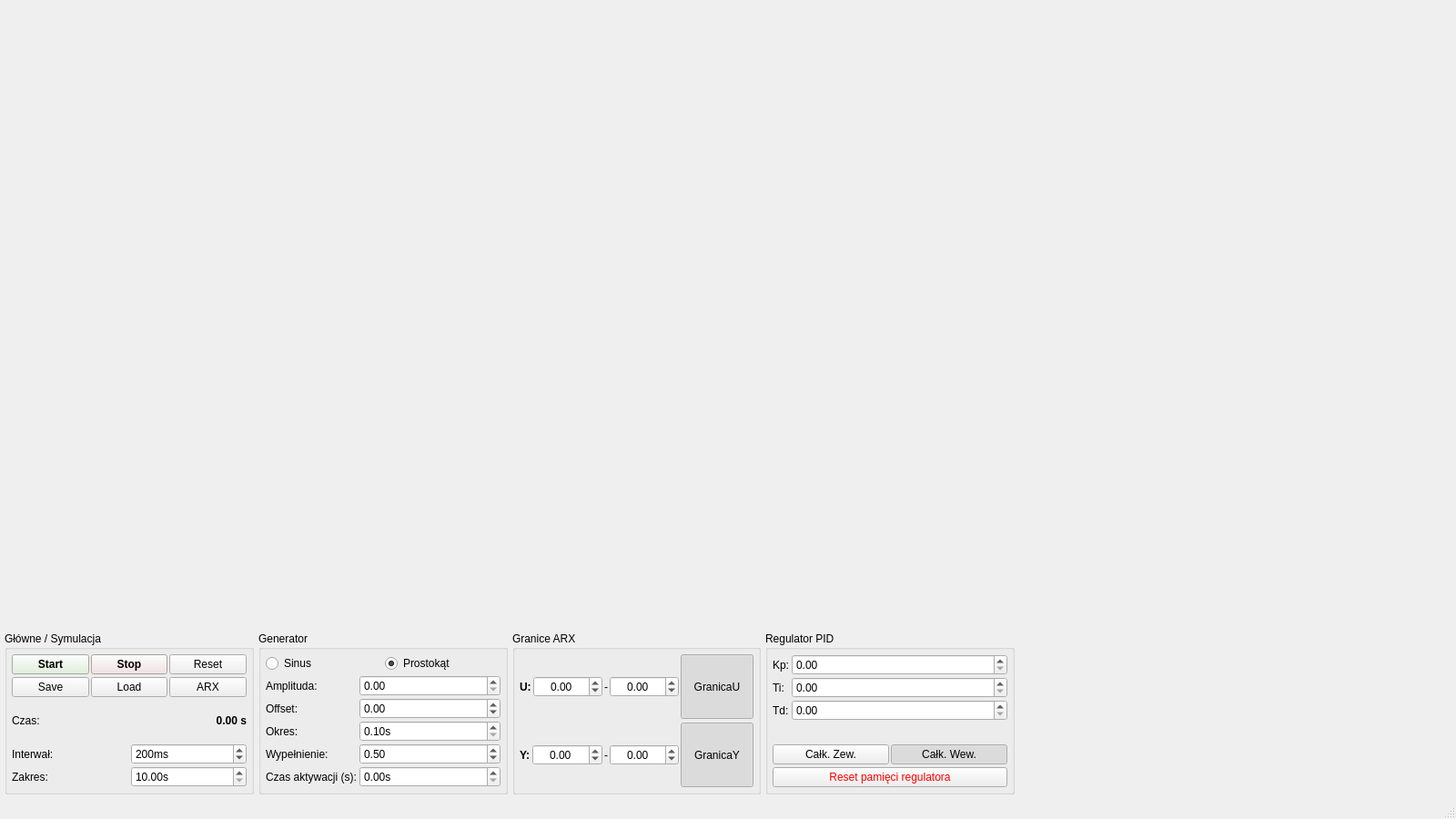
<?xml version="1.0" encoding="UTF-8"?>
<ui version="4.0">
 <class>MainWindow</class>
 <widget class="QMainWindow" name="MainWindow">
  <property name="geometry">
   <rect>
    <x>0</x>
    <y>0</y>
    <width>1600</width>
    <height>900</height>
   </rect>
  </property>
  <property name="windowTitle">
   <string>Symulacja Obiektu - Panel Sterowania</string>
  </property>
  <widget class="QWidget" name="centralwidget">
   <layout class="QHBoxLayout" name="mainHorizontalLayout">
    <property name="spacing">
     <number>5</number>
    </property>
    <property name="leftMargin">
     <number>5</number>
    </property>
    <property name="topMargin">
     <number>5</number>
    </property>
    <property name="rightMargin">
     <number>5</number>
    </property>
    <property name="bottomMargin">
     <number>5</number>
    </property>
    <item>
     <widget class="QWidget" name="leftColumnContainer" native="true">
      <property name="sizePolicy">
       <sizepolicy hsizetype="Expanding" vsizetype="Preferred">
        <horstretch>70</horstretch>
        <verstretch>0</verstretch>
       </sizepolicy>
      </property>
      <layout class="QVBoxLayout" name="leftColumnLayout">
       <property name="spacing">
        <number>5</number>
       </property>
       <property name="margin" stdset="0">
        <number>0</number>
       </property>
       <item>
        <widget class="QCustomPlot" name="plot_WY" native="true">
         <property name="sizePolicy">
          <sizepolicy hsizetype="Preferred" vsizetype="Expanding">
           <horstretch>0</horstretch>
           <verstretch>1</verstretch>
          </sizepolicy>
         </property>
         <property name="minimumSize">
          <size>
           <width>400</width>
           <height>300</height>
          </size>
         </property>
        </widget>
       </item>
       <item>
        <widget class="QWidget" name="controlsContainer" native="true">
         <property name="sizePolicy">
          <sizepolicy hsizetype="Preferred" vsizetype="Maximum">
           <horstretch>0</horstretch>
           <verstretch>0</verstretch>
          </sizepolicy>
         </property>
         <layout class="QHBoxLayout" name="controlsLayout">
          <property name="spacing">
           <number>5</number>
          </property>
          <property name="margin" stdset="0">
           <number>0</number>
          </property>
          <item>
           <widget class="QGroupBox" name="groupSimulation">
            <property name="title">
             <string>Główne / Symulacja</string>
            </property>
            <layout class="QVBoxLayout" name="verticalLayout_Sim">
             <property name="spacing">
              <number>3</number>
             </property>
             <property name="leftMargin">
              <number>5</number>
             </property>
             <property name="topMargin">
              <number>5</number>
             </property>
             <property name="rightMargin">
              <number>5</number>
             </property>
             <property name="bottomMargin">
              <number>5</number>
             </property>
             <item>
              <layout class="QHBoxLayout" name="hbox_sim_buttons">
               <property name="spacing">
                <number>2</number>
               </property>
               <item>
                <widget class="QPushButton" name="SIM_start">
                 <property name="styleSheet">
                  <string>background-color: #dff0d8; font-weight: bold;</string>
                 </property>
                 <property name="text">
                  <string>Start</string>
                 </property>
                </widget>
               </item>
               <item>
                <widget class="QPushButton" name="SIM_stop">
                 <property name="styleSheet">
                  <string>background-color: #f2dede; font-weight: bold;</string>
                 </property>
                 <property name="text">
                  <string>Stop</string>
                 </property>
                </widget>
               </item>
               <item>
                <widget class="QPushButton" name="SIM_reset">
                 <property name="text">
                  <string>Reset</string>
                 </property>
                </widget>
               </item>
              </layout>
             </item>
             <item>
              <layout class="QHBoxLayout" name="hbox_file_ops">
               <property name="spacing">
                <number>2</number>
               </property>
               <item>
                <widget class="QPushButton" name="FILE_SAVE">
                 <property name="text">
                  <string>Save</string>
                 </property>
                </widget>
               </item>
               <item>
                <widget class="QPushButton" name="FILE_LOAD">
                 <property name="text">
                  <string>Load</string>
                 </property>
                </widget>
               </item>
               <item>
                <widget class="QPushButton" name="OPEN_ARX_SIDEPANEL">
                 <property name="text">
                  <string>ARX</string>
                 </property>
                </widget>
               </item>
              </layout>
             </item>
             <item>
              <layout class="QGridLayout" name="grid_sim_params">
               <property name="verticalSpacing">
                <number>2</number>
               </property>
               <item row="0" column="0">
                <widget class="QLabel" name="L_time">
                 <property name="text">
                  <string>Czas:</string>
                 </property>
                </widget>
               </item>
               <item row="0" column="1">
                <widget class="QLabel" name="SIM_TIME">
                 <property name="font">
                  <font>
                   <bold>true</bold>
                  </font>
                 </property>
                 <property name="text">
                  <string>0.00 s</string>
                 </property>
                 <property name="alignment">
                  <set>Qt::AlignRight|Qt::AlignTrailing|Qt::AlignVCenter</set>
                 </property>
                </widget>
               </item>
               <item row="1" column="0">
                <widget class="QLabel" name="L_delay">
                 <property name="text">
                  <string>Interwał:</string>
                 </property>
                </widget>
               </item>
               <item row="1" column="1">
                <widget class="QSpinBox" name="SIM_DELAY">
                 <property name="suffix">
                  <string>ms</string>
                 </property>
                 <property name="minimum">
                  <number>12</number>
                 </property>
                 <property name="maximum">
                  <number>1000</number>
                 </property>
                 <property name="singleStep">
                  <number>10</number>
                 </property>
                 <property name="value">
                  <number>200</number>
                 </property>
                </widget>
               </item>
               <item row="2" column="0">
                <widget class="QLabel" name="L_plot_area">
                 <property name="text">
                  <string>Zakres:</string>
                 </property>
                </widget>
               </item>
               <item row="2" column="1">
                <widget class="QDoubleSpinBox" name="SIM_PLOT_AREA">
                 <property name="suffix">
                  <string>s</string>
                 </property>
                 <property name="minimum">
                  <double>10.000000000000000</double>
                 </property>
                 <property name="maximum">
                  <double>200.000000000000000</double>
                 </property>
                 <property name="value">
                  <double>10.000000000000000</double>
                 </property>
                </widget>
               </item>
              </layout>
             </item>
            </layout>
           </widget>
          </item>
          <item>
           <widget class="QGroupBox" name="groupGenerator">
            <property name="title">
             <string>Generator</string>
            </property>
            <layout class="QVBoxLayout" name="verticalLayout_Gen">
             <property name="spacing">
              <number>3</number>
             </property>
             <property name="leftMargin">
              <number>5</number>
             </property>
             <property name="topMargin">
              <number>5</number>
             </property>
             <property name="rightMargin">
              <number>5</number>
             </property>
             <property name="bottomMargin">
              <number>5</number>
             </property>
             <item>
              <layout class="QHBoxLayout" name="horizontalLayout_GenType">
               <item>
                <widget class="QRadioButton" name="sinusRadiobtn">
                 <property name="text">
                  <string>Sinus</string>
                 </property>
                 <property name="checked">
                  <bool>false</bool>
                 </property>
                </widget>
               </item>
               <item>
                <widget class="QRadioButton" name="rectangleRadioBtn">
                 <property name="text">
                  <string>Prostokąt</string>
                 </property>
                 <property name="checked">
                  <bool>true</bool>
                 </property>
                </widget>
               </item>
              </layout>
             </item>
             <item>
              <layout class="QFormLayout" name="formLayout_Gen">
               <property name="verticalSpacing">
                <number>2</number>
               </property>
               <item row="0" column="0">
                <widget class="QLabel" name="label_3">
                 <property name="text">
                  <string>Amplituda:</string>
                 </property>
                </widget>
               </item>
               <item row="0" column="1">
                <widget class="QDoubleSpinBox" name="amplitude">
                 <property name="maximum">
                  <double>100.000000000000000</double>
                 </property>
                 <property name="singleStep">
                  <double>0.100000000000000</double>
                 </property>
                </widget>
               </item>
               <item row="1" column="0">
                <widget class="QLabel" name="label_5">
                 <property name="text">
                  <string>Offset:</string>
                 </property>
                </widget>
               </item>
               <item row="1" column="1">
                <widget class="QDoubleSpinBox" name="gen_offset_spinBox">
                 <property name="minimum">
                  <double>-100.000000000000000</double>
                 </property>
                 <property name="maximum">
                  <double>100.000000000000000</double>
                 </property>
                 <property name="singleStep">
                  <double>0.100000000000000</double>
                 </property>
                </widget>
               </item>
               <item row="2" column="0">
                <widget class="QLabel" name="label_4">
                 <property name="text">
                  <string>Okres:</string>
                 </property>
                </widget>
               </item>
               <item row="2" column="1">
                <widget class="QDoubleSpinBox" name="gen_period_spinBox">
                 <property name="suffix">
                  <string>s</string>
                 </property>
                 <property name="minimum">
                  <double>0.100000000000000</double>
                 </property>
                 <property name="maximum">
                  <double>1000.000000000000000</double>
                 </property>
                 <property name="singleStep">
                  <double>0.100000000000000</double>
                 </property>
                </widget>
               </item>
               <item row="3" column="0">
                <widget class="QLabel" name="label_6">
                 <property name="text">
                  <string>Wypełnienie:</string>
                 </property>
                </widget>
               </item>
               <item row="3" column="1">
                <widget class="QDoubleSpinBox" name="gen_filling_spinBox">
                 <property name="maximum">
                  <double>1.000000000000000</double>
                 </property>
                 <property name="singleStep">
                  <double>0.050000000000000</double>
                 </property>
                 <property name="value">
                  <double>0.500000000000000</double>
                 </property>
                </widget>
               </item>
               <item row="4" column="1">
                <widget class="QDoubleSpinBox" name="gen_activation_time">
                 <property name="suffix">
                  <string>s</string>
                 </property>
                 <property name="maximum">
                  <double>1000.000000000000000</double>
                 </property>
                 <property name="singleStep">
                  <double>0.100000000000000</double>
                 </property>
                </widget>
               </item>
               <item row="4" column="0">
                <widget class="QLabel" name="label">
                 <property name="text">
                  <string>Czas aktywacji (s):</string>
                 </property>
                </widget>
               </item>
              </layout>
             </item>
            </layout>
           </widget>
          </item>
          <item>
           <widget class="QGroupBox" name="groupARX">
            <property name="title">
             <string>Granice ARX</string>
            </property>
            <layout class="QVBoxLayout" name="verticalLayout_ARX">
             <property name="spacing">
              <number>4</number>
             </property>
             <property name="leftMargin">
              <number>5</number>
             </property>
             <property name="topMargin">
              <number>5</number>
             </property>
             <property name="rightMargin">
              <number>5</number>
             </property>
             <property name="bottomMargin">
              <number>5</number>
             </property>
             <item>
              <layout class="QHBoxLayout" name="hbox_ARX_U">
               <property name="spacing">
                <number>2</number>
               </property>
               <item>
                <widget class="QLabel" name="label_U_name">
                 <property name="sizePolicy">
                  <sizepolicy hsizetype="Maximum" vsizetype="Preferred">
                   <horstretch>0</horstretch>
                   <verstretch>0</verstretch>
                  </sizepolicy>
                 </property>
                 <property name="font">
                  <font>
                   <bold>true</bold>
                  </font>
                 </property>
                 <property name="text">
                  <string>U:</string>
                 </property>
                </widget>
               </item>
               <item>
                <widget class="QDoubleSpinBox" name="ARX_u_bottom_border">
                 <property name="alignment">
                  <set>Qt::AlignCenter</set>
                 </property>
                 <property name="minimum">
                  <double>-100.000000000000000</double>
                 </property>
                 <property name="maximum">
                  <double>100.000000000000000</double>
                 </property>
                 <property name="singleStep">
                  <double>1.000000000000000</double>
                 </property>
                </widget>
               </item>
               <item>
                <widget class="QLabel" name="label_dash_U">
                 <property name="sizePolicy">
                  <sizepolicy hsizetype="Maximum" vsizetype="Preferred">
                   <horstretch>0</horstretch>
                   <verstretch>0</verstretch>
                  </sizepolicy>
                 </property>
                 <property name="text">
                  <string>-</string>
                 </property>
                 <property name="alignment">
                  <set>Qt::AlignCenter</set>
                 </property>
                </widget>
               </item>
               <item>
                <widget class="QDoubleSpinBox" name="ARX_u_top_border">
                 <property name="alignment">
                  <set>Qt::AlignCenter</set>
                 </property>
                 <property name="minimum">
                  <double>-100.000000000000000</double>
                 </property>
                 <property name="maximum">
                  <double>100.000000000000000</double>
                 </property>
                </widget>
               </item>
               <item>
                <widget class="QPushButton" name="btn_ARX_ToggleU">
                 <property name="sizePolicy">
                  <sizepolicy hsizetype="Minimum" vsizetype="Minimum">
                   <horstretch>0</horstretch>
                   <verstretch>0</verstretch>
                  </sizepolicy>
                 </property>
                 <property name="text">
                  <string>GranicaU</string>
                 </property>
                 <property name="checkable">
                  <bool>true</bool>
                 </property>
                 <property name="checked">
                  <bool>true</bool>
                 </property>
                </widget>
               </item>
              </layout>
             </item>
             <item>
              <layout class="QHBoxLayout" name="hbox_ARX_Y">
               <property name="spacing">
                <number>2</number>
               </property>
               <item>
                <widget class="QLabel" name="label_Y_name">
                 <property name="sizePolicy">
                  <sizepolicy hsizetype="Maximum" vsizetype="Preferred">
                   <horstretch>0</horstretch>
                   <verstretch>0</verstretch>
                  </sizepolicy>
                 </property>
                 <property name="font">
                  <font>
                   <bold>true</bold>
                  </font>
                 </property>
                 <property name="text">
                  <string>Y:</string>
                 </property>
                </widget>
               </item>
               <item>
                <widget class="QDoubleSpinBox" name="ARX_y_bottom_border">
                 <property name="alignment">
                  <set>Qt::AlignCenter</set>
                 </property>
                 <property name="minimum">
                  <double>-100.000000000000000</double>
                 </property>
                 <property name="maximum">
                  <double>100.000000000000000</double>
                 </property>
                </widget>
               </item>
               <item>
                <widget class="QLabel" name="label_dash_Y">
                 <property name="sizePolicy">
                  <sizepolicy hsizetype="Maximum" vsizetype="Preferred">
                   <horstretch>0</horstretch>
                   <verstretch>0</verstretch>
                  </sizepolicy>
                 </property>
                 <property name="text">
                  <string>-</string>
                 </property>
                 <property name="alignment">
                  <set>Qt::AlignCenter</set>
                 </property>
                </widget>
               </item>
               <item>
                <widget class="QDoubleSpinBox" name="ARX_y_top_border">
                 <property name="alignment">
                  <set>Qt::AlignCenter</set>
                 </property>
                 <property name="minimum">
                  <double>-100.000000000000000</double>
                 </property>
                 <property name="maximum">
                  <double>100.000000000000000</double>
                 </property>
                </widget>
               </item>
               <item>
                <widget class="QPushButton" name="btn_ARX_ToggleY">
                 <property name="sizePolicy">
                  <sizepolicy hsizetype="Minimum" vsizetype="Minimum">
                   <horstretch>0</horstretch>
                   <verstretch>0</verstretch>
                  </sizepolicy>
                 </property>
                 <property name="text">
                  <string>GranicaY</string>
                 </property>
                 <property name="checkable">
                  <bool>true</bool>
                 </property>
                 <property name="checked">
                  <bool>true</bool>
                 </property>
                </widget>
               </item>
              </layout>
             </item>
            </layout>
           </widget>
          </item>
          <item>
           <widget class="QGroupBox" name="groupPID">
            <property name="title">
             <string>Regulator PID</string>
            </property>
            <layout class="QVBoxLayout" name="verticalLayout_PID">
             <property name="spacing">
              <number>3</number>
             </property>
             <property name="leftMargin">
              <number>5</number>
             </property>
             <property name="topMargin">
              <number>5</number>
             </property>
             <property name="rightMargin">
              <number>5</number>
             </property>
             <property name="bottomMargin">
              <number>5</number>
             </property>
             <item>
              <layout class="QFormLayout" name="formLayout_PID">
               <property name="verticalSpacing">
                <number>2</number>
               </property>
               <item row="0" column="0">
                <widget class="QLabel" name="L_PID_wzmocnienie">
                 <property name="text">
                  <string>Kp:</string>
                 </property>
                </widget>
               </item>
               <item row="0" column="1">
                <widget class="QDoubleSpinBox" name="PID_wzmocnienie">
                 <property name="maximum">
                  <double>100.000000000000000</double>
                 </property>
                 <property name="singleStep">
                  <double>0.100000000000000</double>
                 </property>
                </widget>
               </item>
               <item row="1" column="0">
                <widget class="QLabel" name="L_PID_czas_calk">
                 <property name="text">
                  <string>Ti:</string>
                 </property>
                </widget>
               </item>
               <item row="1" column="1">
                <widget class="QDoubleSpinBox" name="PID_T_i">
                 <property name="maximum">
                  <double>100.000000000000000</double>
                 </property>
                 <property name="singleStep">
                  <double>0.100000000000000</double>
                 </property>
                </widget>
               </item>
               <item row="2" column="0">
                <widget class="QLabel" name="L_PID_czas_rozn">
                 <property name="text">
                  <string>Td:</string>
                 </property>
                </widget>
               </item>
               <item row="2" column="1">
                <widget class="QDoubleSpinBox" name="PID_T_d">
                 <property name="maximum">
                  <double>100.000000000000000</double>
                 </property>
                 <property name="singleStep">
                  <double>0.100000000000000</double>
                 </property>
                </widget>
               </item>
              </layout>
             </item>
             <item>
              <layout class="QHBoxLayout" name="hbox_pid_int_source">
               <property name="spacing">
                <number>2</number>
               </property>
               <item>
                <widget class="QPushButton" name="PID_calk_zew">
                 <property name="text">
                  <string>Całk. Zew.</string>
                 </property>
                 <property name="checkable">
                  <bool>true</bool>
                 </property>
                 <property name="autoExclusive">
                  <bool>true</bool>
                 </property>
                </widget>
               </item>
               <item>
                <widget class="QPushButton" name="PID_calk_wew">
                 <property name="text">
                  <string>Całk. Wew.</string>
                 </property>
                 <property name="checkable">
                  <bool>true</bool>
                 </property>
                 <property name="checked">
                  <bool>true</bool>
                 </property>
                 <property name="autoExclusive">
                  <bool>true</bool>
                 </property>
                </widget>
               </item>
              </layout>
             </item>
             <item>
              <widget class="QPushButton" name="PID_reset_uchyb_pamieci">
               <property name="styleSheet">
                <string>color: red;</string>
               </property>
               <property name="text">
                <string>Reset pamięci regulatora</string>
               </property>
              </widget>
             </item>
            </layout>
           </widget>
          </item>
         </layout>
        </widget>
       </item>
      </layout>
     </widget>
    </item>
    <item>
     <widget class="QWidget" name="rightColumnContainer" native="true">
      <property name="sizePolicy">
       <sizepolicy hsizetype="Expanding" vsizetype="Preferred">
        <horstretch>30</horstretch>
        <verstretch>0</verstretch>
       </sizepolicy>
      </property>
      <layout class="QVBoxLayout" name="rightColumnLayout">
       <property name="margin" stdset="0">
        <number>0</number>
       </property>
       <item>
        <widget class="QCustomPlot" name="plot_E" native="true"/>
       </item>
       <item>
        <widget class="QCustomPlot" name="plot_U" native="true"/>
       </item>
       <item>
        <widget class="QCustomPlot" name="plot_PID" native="true"/>
       </item>
      </layout>
     </widget>
    </item>
   </layout>
  </widget>
  <widget class="QMenuBar" name="menubar">
   <property name="geometry">
    <rect>
     <x>0</x>
     <y>0</y>
     <width>1600</width>
     <height>21</height>
    </rect>
   </property>
  </widget>
  <widget class="QStatusBar" name="statusbar"/>
 </widget>
 <customwidgets>
  <customwidget>
   <class>QCustomPlot</class>
   <extends>QWidget</extends>
   <header>qcustomplot.h</header>
   <container>1</container>
  </customwidget>
 </customwidgets>
 <resources/>
 <connections/>
</ui>
